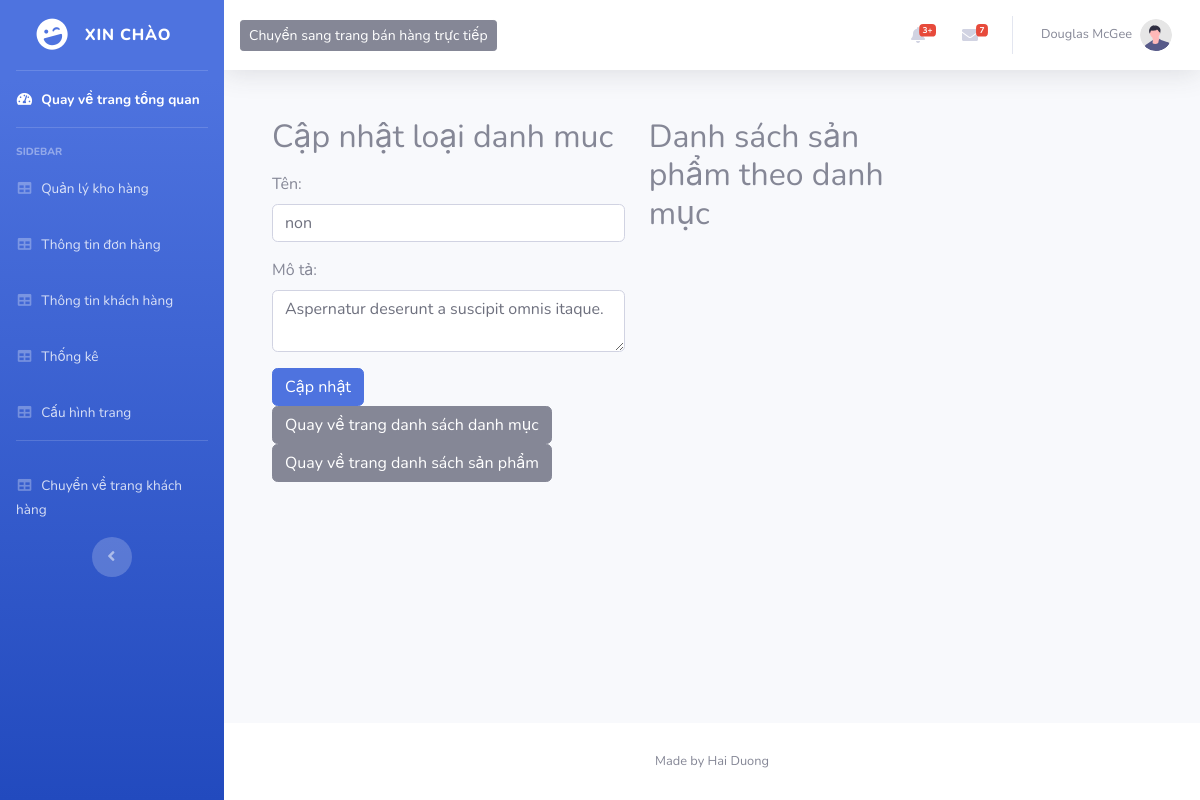
The page /admin.php?act=editloaisp&id=3 on the database its author committed.
### tables this page shows
CREATE TABLE `category` (
  `id` int NOT NULL,
  `name` varchar(255) DEFAULT NULL,
  `description` varchar(50) DEFAULT NULL,
  `created_at` datetime DEFAULT CURRENT_TIMESTAMP,
  `update_at` timestamp NULL DEFAULT CURRENT_TIMESTAMP ON UPDATE CURRENT_TIMESTAMP
);

### DAO/PDO.php (called while the page is built, shortened)
<?php
function pdo_get_connection(){
    $servername = "localhost";
    $username = "root";
    $password = "";
    try {
        $conn = new PDO("mysql:host=$servername;dbname=testdatabase", $username, $password);
        $conn->setAttribute(PDO::ATTR_ERRMODE, PDO::ERRMODE_EXCEPTION);
        return $conn;
    } catch(PDOException $e) {
        echo "Connection failed: " . $e->getMessage();
    }
}
function pdo_query_one($sql){
    $sql_args=array_slice(func_get_args(),1);
    try{
        $conn=pdo_get_connection();
        $stmt=$conn->prepare($sql);
        $stmt->execute($sql_args);
        $row=$stmt->fetch(PDO::FETCH_ASSOC);
        return $row;
    }
    catch(PDOException $e){
        throw $e;
    }
    finally{
        unset($conn);
    }
}
?>

### DAO/DAO.php (called while the page is built, shortened)
<?php
function get_category($id = null)
{
    if ($id === null) {
        $sql = "SELECT * FROM `category`";
        return pdo_query($sql);
    } else {
        $sql = "SELECT * FROM `category` WHERE `id` = ?";
        return pdo_query_one($sql, $id);
    }
}

### admin/view/LoaiSanPham/LoaiSanPham.Custom.php (the view, shortened to what this page needs)
<div class="container mt-5">
    <div class="row">
        <div class="col-md-5">
            <h2>Cập nhật loại danh muc</h2>
            <form method="post">
                <div class="form-group">
                    <label for="new_ten_loai_san_pham">Tên:</label>
                    <input type="text" class="form-control" id="new_ten_loai_san_pham" name="new_ten_loai_san_pham" value="<?php echo $category_details['name']; ?>" required>
                </div>
                <div class="form-group">
                    <label for="new_mo_ta">Mô tả:</label>
                    <textarea class="form-control" id="new_mo_ta" name="new_mo_ta"><?php echo $category_details['description']; ?></textarea>
                </div>
                <button type="submit" class="btn btn-primary" name="update">Cập nhật</button>
                <a href="admin.php?act=loaisp" class="btn btn-secondary">Quay về trang danh sách danh mục</a>
                <a href="admin.php?act=sanpham" class="btn btn-secondary">Quay về trang danh sách sản phẩm</a>
            </form>
        </div>
        <div class="col-md-4">
            <h2>Danh sách sản phẩm theo danh mục</h2>
        </div>
    </div>
</div>

### rows shown on the page
category: new_ten_loai_san_pham "non", new_mo_ta "Aspernatur deserunt a suscipit omnis itaque."
